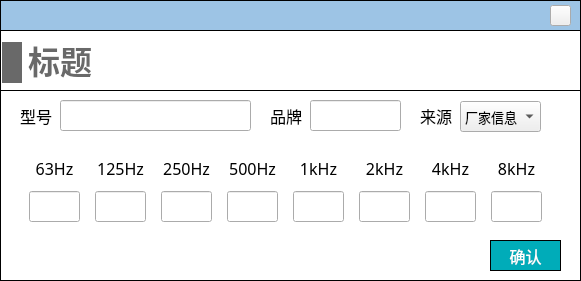
<?xml version="1.0" encoding="UTF-8"?>
<ui version="4.0">
 <class>Dialog_silencer</class>
 <widget class="QDialog" name="Dialog_silencer">
  <property name="geometry">
   <rect>
    <x>0</x>
    <y>0</y>
    <width>581</width>
    <height>281</height>
   </rect>
  </property>
  <property name="windowTitle">
   <string>Dialog</string>
  </property>
  <property name="styleSheet">
   <string notr="true">#Dialog_silencer
{
background-color:white;
}

QLineEdit 
{
font-family: 'Microsoft YaHei';
font-size: 13px;
}

QComboBox
{
font-family: 'Microsoft YaHei';
font-size: 13px;
}</string>
  </property>
  <widget class="QWidget" name="widget_air_diff" native="true">
   <property name="geometry">
    <rect>
     <x>0</x>
     <y>30</y>
     <width>581</width>
     <height>251</height>
    </rect>
   </property>
   <property name="styleSheet">
    <string notr="true">#widget_air_diff
{
border: 1px solid #000000;
}</string>
   </property>
   <widget class="QWidget" name="widget_2" native="true">
    <property name="geometry">
     <rect>
      <x>0</x>
      <y>60</y>
      <width>581</width>
      <height>191</height>
     </rect>
    </property>
    <property name="styleSheet">
     <string notr="true">#widget_2
{
border: 1px solid #000000;
}

QLabel
{
font-family: '黑体';
font-size: 16px;
}

QLineEdit
{
font-family: '黑体';
}

QRadioButton
{
font-family: '黑体';
}

QPushButton
{
font-family: '黑体';
}</string>
    </property>
    <widget class="QLabel" name="label_4">
     <property name="geometry">
      <rect>
       <x>270</x>
       <y>10</y>
       <width>41</width>
       <height>31</height>
      </rect>
     </property>
     <property name="font">
      <font>
       <family>黑体</family>
       <pointsize>-1</pointsize>
      </font>
     </property>
     <property name="text">
      <string>品牌</string>
     </property>
    </widget>
    <widget class="QLabel" name="label_5">
     <property name="geometry">
      <rect>
       <x>20</x>
       <y>10</y>
       <width>41</width>
       <height>31</height>
      </rect>
     </property>
     <property name="font">
      <font>
       <family>黑体</family>
       <pointsize>-1</pointsize>
      </font>
     </property>
     <property name="text">
      <string>型号</string>
     </property>
    </widget>
    <widget class="QLineEdit" name="lineEdit_brand">
     <property name="geometry">
      <rect>
       <x>310</x>
       <y>10</y>
       <width>91</width>
       <height>31</height>
      </rect>
     </property>
     <property name="font">
      <font>
       <family>黑体</family>
       <pointsize>-1</pointsize>
      </font>
     </property>
    </widget>
    <widget class="QWidget" name="layoutWidget">
     <property name="geometry">
      <rect>
       <x>20</x>
       <y>62</y>
       <width>531</width>
       <height>72</height>
      </rect>
     </property>
     <layout class="QHBoxLayout" name="horizontalLayout">
      <item>
       <layout class="QVBoxLayout" name="verticalLayout">
        <item>
         <widget class="QLabel" name="label_7">
          <property name="minimumSize">
           <size>
            <width>51</width>
            <height>31</height>
           </size>
          </property>
          <property name="maximumSize">
           <size>
            <width>51</width>
            <height>31</height>
           </size>
          </property>
          <property name="font">
           <font>
            <family>黑体</family>
            <pointsize>-1</pointsize>
           </font>
          </property>
          <property name="text">
           <string>63Hz</string>
          </property>
          <property name="alignment">
           <set>Qt::AlignCenter</set>
          </property>
         </widget>
        </item>
        <item>
         <widget class="QLineEdit" name="lineEdit_63">
          <property name="minimumSize">
           <size>
            <width>51</width>
            <height>31</height>
           </size>
          </property>
          <property name="maximumSize">
           <size>
            <width>51</width>
            <height>31</height>
           </size>
          </property>
          <property name="alignment">
           <set>Qt::AlignCenter</set>
          </property>
         </widget>
        </item>
       </layout>
      </item>
      <item>
       <layout class="QVBoxLayout" name="verticalLayout_2">
        <item>
         <widget class="QLabel" name="label_8">
          <property name="minimumSize">
           <size>
            <width>51</width>
            <height>31</height>
           </size>
          </property>
          <property name="maximumSize">
           <size>
            <width>51</width>
            <height>31</height>
           </size>
          </property>
          <property name="font">
           <font>
            <family>黑体</family>
            <pointsize>-1</pointsize>
           </font>
          </property>
          <property name="text">
           <string>125Hz</string>
          </property>
          <property name="alignment">
           <set>Qt::AlignCenter</set>
          </property>
         </widget>
        </item>
        <item>
         <widget class="QLineEdit" name="lineEdit_125">
          <property name="minimumSize">
           <size>
            <width>51</width>
            <height>31</height>
           </size>
          </property>
          <property name="maximumSize">
           <size>
            <width>51</width>
            <height>31</height>
           </size>
          </property>
          <property name="alignment">
           <set>Qt::AlignCenter</set>
          </property>
         </widget>
        </item>
       </layout>
      </item>
      <item>
       <layout class="QVBoxLayout" name="verticalLayout_3">
        <item>
         <widget class="QLabel" name="label_9">
          <property name="minimumSize">
           <size>
            <width>51</width>
            <height>31</height>
           </size>
          </property>
          <property name="maximumSize">
           <size>
            <width>51</width>
            <height>31</height>
           </size>
          </property>
          <property name="font">
           <font>
            <family>黑体</family>
            <pointsize>-1</pointsize>
           </font>
          </property>
          <property name="text">
           <string>250Hz</string>
          </property>
          <property name="alignment">
           <set>Qt::AlignCenter</set>
          </property>
         </widget>
        </item>
        <item>
         <widget class="QLineEdit" name="lineEdit_250">
          <property name="minimumSize">
           <size>
            <width>51</width>
            <height>31</height>
           </size>
          </property>
          <property name="maximumSize">
           <size>
            <width>51</width>
            <height>31</height>
           </size>
          </property>
          <property name="alignment">
           <set>Qt::AlignCenter</set>
          </property>
         </widget>
        </item>
       </layout>
      </item>
      <item>
       <layout class="QVBoxLayout" name="verticalLayout_4">
        <item>
         <widget class="QLabel" name="label_10">
          <property name="minimumSize">
           <size>
            <width>51</width>
            <height>31</height>
           </size>
          </property>
          <property name="maximumSize">
           <size>
            <width>51</width>
            <height>31</height>
           </size>
          </property>
          <property name="font">
           <font>
            <family>黑体</family>
            <pointsize>-1</pointsize>
           </font>
          </property>
          <property name="text">
           <string>500Hz</string>
          </property>
          <property name="alignment">
           <set>Qt::AlignCenter</set>
          </property>
         </widget>
        </item>
        <item>
         <widget class="QLineEdit" name="lineEdit_500">
          <property name="minimumSize">
           <size>
            <width>51</width>
            <height>31</height>
           </size>
          </property>
          <property name="maximumSize">
           <size>
            <width>51</width>
            <height>31</height>
           </size>
          </property>
          <property name="alignment">
           <set>Qt::AlignCenter</set>
          </property>
         </widget>
        </item>
       </layout>
      </item>
      <item>
       <layout class="QVBoxLayout" name="verticalLayout_5">
        <item>
         <widget class="QLabel" name="label_11">
          <property name="minimumSize">
           <size>
            <width>51</width>
            <height>31</height>
           </size>
          </property>
          <property name="maximumSize">
           <size>
            <width>51</width>
            <height>31</height>
           </size>
          </property>
          <property name="font">
           <font>
            <family>黑体</family>
            <pointsize>-1</pointsize>
           </font>
          </property>
          <property name="text">
           <string>1kHz</string>
          </property>
          <property name="alignment">
           <set>Qt::AlignCenter</set>
          </property>
         </widget>
        </item>
        <item>
         <widget class="QLineEdit" name="lineEdit_1k">
          <property name="minimumSize">
           <size>
            <width>51</width>
            <height>31</height>
           </size>
          </property>
          <property name="maximumSize">
           <size>
            <width>51</width>
            <height>31</height>
           </size>
          </property>
          <property name="alignment">
           <set>Qt::AlignCenter</set>
          </property>
         </widget>
        </item>
       </layout>
      </item>
      <item>
       <layout class="QVBoxLayout" name="verticalLayout_6">
        <property name="spacing">
         <number>6</number>
        </property>
        <item>
         <widget class="QLabel" name="label_12">
          <property name="minimumSize">
           <size>
            <width>51</width>
            <height>31</height>
           </size>
          </property>
          <property name="maximumSize">
           <size>
            <width>51</width>
            <height>31</height>
           </size>
          </property>
          <property name="font">
           <font>
            <family>黑体</family>
            <pointsize>-1</pointsize>
           </font>
          </property>
          <property name="text">
           <string>2kHz</string>
          </property>
          <property name="alignment">
           <set>Qt::AlignCenter</set>
          </property>
         </widget>
        </item>
        <item>
         <widget class="QLineEdit" name="lineEdit_2k">
          <property name="minimumSize">
           <size>
            <width>51</width>
            <height>31</height>
           </size>
          </property>
          <property name="maximumSize">
           <size>
            <width>51</width>
            <height>31</height>
           </size>
          </property>
          <property name="alignment">
           <set>Qt::AlignCenter</set>
          </property>
         </widget>
        </item>
       </layout>
      </item>
      <item>
       <layout class="QVBoxLayout" name="verticalLayout_7">
        <item>
         <widget class="QLabel" name="label_">
          <property name="minimumSize">
           <size>
            <width>51</width>
            <height>31</height>
           </size>
          </property>
          <property name="maximumSize">
           <size>
            <width>51</width>
            <height>31</height>
           </size>
          </property>
          <property name="font">
           <font>
            <family>黑体</family>
            <pointsize>-1</pointsize>
           </font>
          </property>
          <property name="text">
           <string>4kHz</string>
          </property>
          <property name="alignment">
           <set>Qt::AlignCenter</set>
          </property>
         </widget>
        </item>
        <item>
         <widget class="QLineEdit" name="lineEdit_4k">
          <property name="minimumSize">
           <size>
            <width>51</width>
            <height>31</height>
           </size>
          </property>
          <property name="maximumSize">
           <size>
            <width>51</width>
            <height>31</height>
           </size>
          </property>
          <property name="alignment">
           <set>Qt::AlignCenter</set>
          </property>
         </widget>
        </item>
       </layout>
      </item>
      <item>
       <layout class="QVBoxLayout" name="verticalLayout_8">
        <item>
         <widget class="QLabel" name="label_14">
          <property name="minimumSize">
           <size>
            <width>51</width>
            <height>31</height>
           </size>
          </property>
          <property name="maximumSize">
           <size>
            <width>51</width>
            <height>31</height>
           </size>
          </property>
          <property name="font">
           <font>
            <family>黑体</family>
            <pointsize>-1</pointsize>
           </font>
          </property>
          <property name="text">
           <string>8kHz</string>
          </property>
          <property name="alignment">
           <set>Qt::AlignCenter</set>
          </property>
         </widget>
        </item>
        <item>
         <widget class="QLineEdit" name="lineEdit_8k">
          <property name="minimumSize">
           <size>
            <width>51</width>
            <height>31</height>
           </size>
          </property>
          <property name="maximumSize">
           <size>
            <width>51</width>
            <height>31</height>
           </size>
          </property>
          <property name="alignment">
           <set>Qt::AlignCenter</set>
          </property>
         </widget>
        </item>
       </layout>
      </item>
     </layout>
    </widget>
    <widget class="QLineEdit" name="lineEdit_model">
     <property name="geometry">
      <rect>
       <x>60</x>
       <y>10</y>
       <width>191</width>
       <height>31</height>
      </rect>
     </property>
     <property name="font">
      <font>
       <family>黑体</family>
       <pointsize>-1</pointsize>
      </font>
     </property>
    </widget>
    <widget class="QPushButton" name="pushButton_confirm">
     <property name="geometry">
      <rect>
       <x>490</x>
       <y>150</y>
       <width>71</width>
       <height>31</height>
      </rect>
     </property>
     <property name="font">
      <font>
       <family>黑体</family>
       <pointsize>12</pointsize>
      </font>
     </property>
     <property name="styleSheet">
      <string notr="true">QPushButton
{
	color:#ffffff; /*文字颜色*/
    background-color: #00ACB9;/*背景色*/
    border-radius:0px; /*边框倒角*/
	border: 1px solid #000000;
}


QPushButton:hover 
{
background-color: rgb(0,142,153);
color: white;
}</string>
     </property>
     <property name="text">
      <string>确认</string>
     </property>
    </widget>
    <widget class="QComboBox" name="comboBox_data_source">
     <property name="geometry">
      <rect>
       <x>460</x>
       <y>11</y>
       <width>81</width>
       <height>31</height>
      </rect>
     </property>
     <item>
      <property name="text">
       <string>厂家信息</string>
      </property>
     </item>
     <item>
      <property name="text">
       <string>设计预估</string>
      </property>
     </item>
    </widget>
    <widget class="QLabel" name="label_29">
     <property name="geometry">
      <rect>
       <x>420</x>
       <y>10</y>
       <width>41</width>
       <height>31</height>
      </rect>
     </property>
     <property name="font">
      <font>
       <family>黑体</family>
       <pointsize>-1</pointsize>
      </font>
     </property>
     <property name="text">
      <string>来源</string>
     </property>
    </widget>
   </widget>
   <widget class="QLabel" name="label_title">
    <property name="geometry">
     <rect>
      <x>28</x>
      <y>11</y>
      <width>64</width>
      <height>43</height>
     </rect>
    </property>
    <property name="font">
     <font>
      <family>Microsoft YaHei</family>
      <pointsize>24</pointsize>
      <bold>true</bold>
     </font>
    </property>
    <property name="styleSheet">
     <string notr="true">QLabel { 
border: none; 
color : rgb(105, 105, 105);
}</string>
    </property>
    <property name="text">
     <string>标题</string>
    </property>
    <property name="alignment">
     <set>Qt::AlignBottom|Qt::AlignHCenter</set>
    </property>
   </widget>
   <widget class="QLabel" name="label_56">
    <property name="geometry">
     <rect>
      <x>2</x>
      <y>12</y>
      <width>20</width>
      <height>41</height>
     </rect>
    </property>
    <property name="minimumSize">
     <size>
      <width>20</width>
      <height>41</height>
     </size>
    </property>
    <property name="maximumSize">
     <size>
      <width>20</width>
      <height>41</height>
     </size>
    </property>
    <property name="styleSheet">
     <string notr="true">QLabel { 
border: none; 
background-color : rgb(105, 105, 105);
}</string>
    </property>
    <property name="text">
     <string/>
    </property>
   </widget>
  </widget>
  <widget class="QWidget" name="widget_top" native="true">
   <property name="geometry">
    <rect>
     <x>0</x>
     <y>0</y>
     <width>581</width>
     <height>31</height>
    </rect>
   </property>
   <property name="styleSheet">
    <string notr="true">#widget_top
{
border: 1px solid #000000;
background-color: rgb(157, 196, 229);
	background-color: rgb(157, 196, 229);
}</string>
   </property>
   <widget class="QPushButton" name="close">
    <property name="geometry">
     <rect>
      <x>550</x>
      <y>5</y>
      <width>21</width>
      <height>21</height>
     </rect>
    </property>
    <property name="styleSheet">
     <string notr="true">border-image: url(:/images/image/closeWindow.jpg);</string>
    </property>
    <property name="text">
     <string/>
    </property>
   </widget>
  </widget>
 </widget>
 <tabstops>
  <tabstop>lineEdit_model</tabstop>
  <tabstop>lineEdit_brand</tabstop>
  <tabstop>lineEdit_63</tabstop>
  <tabstop>lineEdit_125</tabstop>
  <tabstop>lineEdit_250</tabstop>
  <tabstop>lineEdit_500</tabstop>
  <tabstop>lineEdit_1k</tabstop>
  <tabstop>lineEdit_2k</tabstop>
  <tabstop>lineEdit_4k</tabstop>
  <tabstop>lineEdit_8k</tabstop>
  <tabstop>comboBox_data_source</tabstop>
  <tabstop>close</tabstop>
  <tabstop>pushButton_confirm</tabstop>
 </tabstops>
 <resources/>
 <connections/>
</ui>
